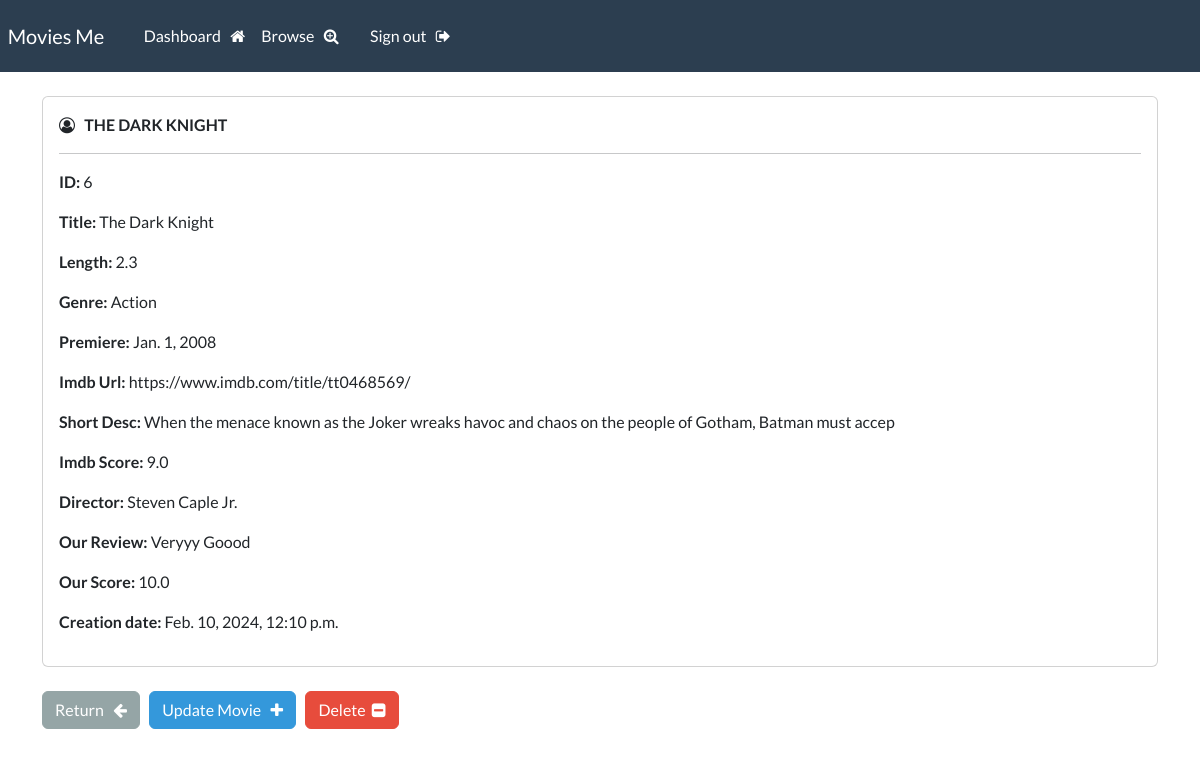
The page /movie/6/ (signed in) on the database its author committed.
### webapp/models.py (models this page shows)
class Movie(models.Model):
    date_created = models.DateTimeField(auto_now_add=True)
    title = models.CharField(max_length=100)
    length = models.DecimalField(decimal_places=1,max_digits=3)
    genre = models.CharField(max_length=100)
    premiere = models.DateField()
    imbd_url = models.CharField(max_length=100)
    imdb_score = models.DecimalField(decimal_places=1,max_digits=3)
    short_desc = models.CharField(max_length=100)
    director = models.ForeignKey(Director, on_delete=models.CASCADE)
    review = models.CharField(max_length=1000)
    site_score = models.DecimalField(decimal_places=1,max_digits=3)
    poster = models.ImageField(upload_to='movie_photos/', null=True, blank=True)

class Director(models.Model):
    date_created = models.DateTimeField(auto_now_add=True)
    director_name = models.CharField(max_length=100)

### webapp/views.py (the view)
# urls.py: path('movie/<int:pk>/', views.singular_movie, name="movie"),
@login_required(login_url='admin-login')
def singular_movie(request, pk):
    all_movies = Movie.objects.get(id=pk)
    context = {'movie':all_movies}
    return render(request, 'webapp/view-movie.html', context=context)

### webapp/templates/webapp/view-movie.html
{% extends 'webapp/base.html' %} {% block content %}
<div class="card">
    <div class="card-body">
        <i class="fa fa-user-circle-o" aria-hidden="true"></i> &nbsp;
        <strong>
            {{movie.title|upper}}
        </strong>
        <hr>
        <p> <strong> ID: </strong> {{movie.id}} </p>
        <p> <strong> Title: </strong> {{movie.title}} </p>
        <p> <strong> Length: </strong> {{movie.length}} </p>
        <p> <strong> Genre: </strong> {{movie.genre}} </p>
        <p> <strong> Premiere: </strong> {{movie.premiere}} </p>
        <p> <strong> Imdb Url: </strong> {{movie.imbd_url}} </p>
        <p> <strong> Short Desc: </strong> {{movie.short_desc}} </p>
        <p> <strong> Imdb Score: </strong> {{movie.imdb_score}} </p>
        <p> <strong> Director: </strong> {{movie.director.director_name}} </p>
        <p> <strong> Our Review: </strong> {{movie.review}} </p>
        <p> <strong> Our Score: </strong> {{movie.site_score}} </p>
        <p> <strong> Creation date: </strong> {{movie.date_created}} </p>
    </div>
</div>
<br>
<a href="{% url 'dashboard' %}" class="btn btn-secondary"> Return &nbsp; <i class="fa fa-arrow-left" aria-hidden="true"></i> </a> &nbsp;
<a href="{% url 'update-movie' movie.id %}" class="btn btn-info"> Update Movie &nbsp; <i class="fa fa-plus" aria-hidden="true"></i> </a> &nbsp;
<a href="{% url 'delete-movie' movie.id %}" class="btn btn-danger"> Delete &nbsp;<i class="fa fa-minus-square" aria-hidden="true"></i> </a> {% endblock %}

### rows shown on the page
Movie: title "THE DARK KNIGHT", id "6", title "The Dark Knight", length "2.3", genre "Action", premiere "Jan. 1, 2008", imbd_url "https://www.imdb.com/title/tt0468569/", short_desc "When the menace known as the Joker wreaks havoc and chaos on the people of Gotham, Batman must accep", imdb_score "9.0", director.director_name "Steven Caple Jr.", review "Veryyy Goood", site_score "10.0", date_created "Feb. 10, 2024, 12:10 p.m."
